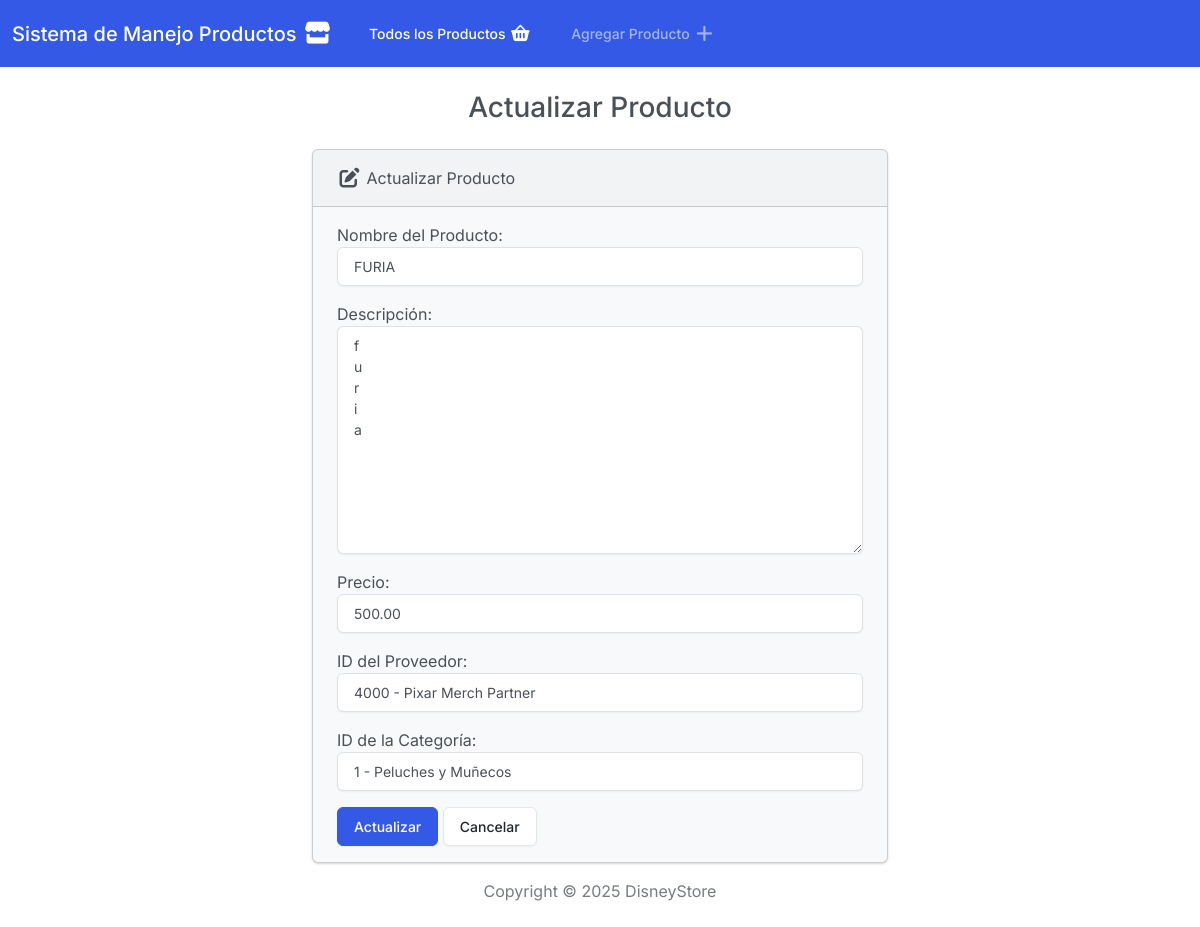
Page /editar/10 on the committed database.
### app_productos/models.py (models this page shows, shortened)
class producto(models.Model):
    CATEGORIAS = [
        (1, 'Peluches y Muñecos'),
        (2, 'Ropa y Vestuario Disney'),
        (3, 'Figuras Coleccionables'),
        (4, 'Juguetes y Juegos'),
        (5, 'Accesorios y Bolsos'),
        (6, 'Hogar Disney'),
        (7, 'Artículos de Parque (Parks)'),
        (8, 'Edición Limitada / Coleccionista'),
    ]
    PROVEEDORES = [
        (1000, 'Disney Store Official'),
        (2000, 'Disney Parks Merch'),
        (3000, 'Marvel Collection Supplier'),
        (4000, 'Pixar Merch Partner'),
        (5000, 'Star Wars Emporium'),
        (6000, 'Disney Licensing Partner'),
        (7000, 'Disney Outlet / Clearance'),
        (8000, 'Tienda Colaboraciones Especiales'),
    ]
    id = models.AutoField(primary_key=True)
    nombre = models.CharField(max_length=100, unique=True)
    descripcion = models.TextField()
    precio = models.DecimalField(max_digits=10, decimal_places=2)
    proveedor_id = models.IntegerField(choices=PROVEEDORES, null=True, blank=True)
    categoria_id = models.IntegerField(choices=CATEGORIAS, null=True, blank=True)
    fecha_anadido = models.DateTimeField(auto_now_add=True, null=True, blank=True)

### app_productos/views.py (the view)
# urls.py: path('editar/<int:id>', views.editar, name='editar'),
def editar(request, id):
    if request.method == 'POST':
        product = producto.objects.get(pk=id)
        form = ProductoForm(request.POST, instance=product)
        if form.is_valid():
            form.save()
            return render(request, 'app_productos/editar.html', {
                'form': form,
                'success': True
            })
    else:
        product = producto.objects.get(pk=id)
        form = ProductoForm(instance=product)
    return render(request, 'app_productos/editar.html', {
        'form': form,
        'success': False
    })

### app_productos/forms.py
class ProductoForm(forms.ModelForm):
    class Meta:
        model = producto
        fields = ['nombre', 'descripcion', 'precio', 'proveedor_id', 'categoria_id']
        labels = {
            'nombre': 'Nombre del Producto',
            'descripcion': 'Descripción',
            'precio': 'Precio',
            'proveedor_id': 'ID del Proveedor',
            'categoria_id': 'ID de la Categoría',
        }
        widgets = {
            'nombre': forms.TextInput(attrs={'class': 'form-control'}),
            'descripcion': forms.Textarea(attrs={'class': 'form-control'}),
            'precio': forms.NumberInput(attrs={'class': 'form-control'}),
            'proveedor_id': forms.Select(attrs={'class': 'form-control'}),
            'categoria_id': forms.Select(attrs={'class': 'form-control'}),
        }
    def __init__(self, *args, **kwargs):
        super().__init__(*args, **kwargs)
        self.fields['proveedor_id'].choices = [
            (id, f"{id} - {label}") for id, label in self._meta.model.PROVEEDORES
        ]
        self.fields['categoria_id'].choices = [
            (id, f"{id} - {label}") for id, label in self._meta.model.CATEGORIAS
        ]

### app_productos/templates/app_productos/editar.html (shortened to what this page needs)
{% extends "app_productos/base.html" %}
{% block body %}
  <h3 class="text-center m-4">Actualizar Producto</h3>
  {% if success %}
    <div class="alert alert-success" role="alert">
      El producto ha sido actualizado exitosamente.
      <a href="{% url 'index' %}" class="alert-link">Ir A Pagina Principal.</a>
    </div>
  {% else %}
    <div class="row justify-content-center">
      <div class="col-6">
        <div class="card bg-light mb-3">
          <div class="card-header">
            <i class="fa-solid fa-pen-to-square fa-lg"></i> Actualizar Producto
          </div>
          <div class="card-body">
            <form action="" method="POST">
              {{ form.as_p }}
              <button type="submit" class="btn btn-primary">Actualizar</button>
              <a href="{% url 'index' %}" class="btn btn-secondary">Cancelar</a>
            </form>
          </div>
        </div>
      </div>
    </div>
  {% endif %}
{% endblock %}

### rows in the picture
producto: nombre "FURIA", descripcion "f u r i a", precio "500.00", proveedor_id "4000 - Pixar Merch Partner", categoria_id "1 - Peluches y Muñecos"
